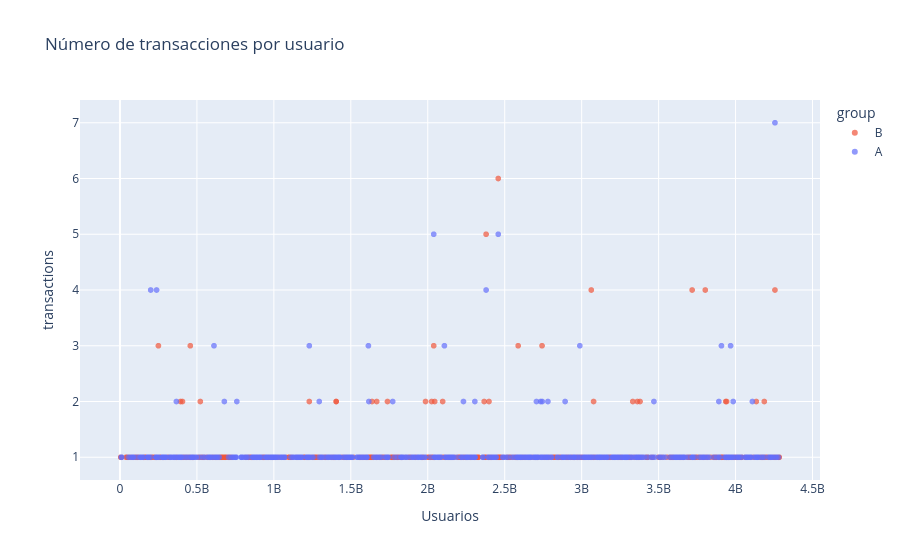

The cell this chart's notebook holds for it:
### Code cell
# Muestro un gráfico de dispersión con los pedidos que realizó cada grupo en cada día.

fig = px.scatter(
    orders_by_users, 
    x='visitorId',                # Eje X: Usuarios
    y='transactions',             # Eje Y: Cantidad de transacciones
    color='group',                 # Diferenciar por grupo A/B
    title='Número de transacciones por usuario',  
    labels={'visitorId': 'Usuarios', 'transactionId': 'Número de Transacciones'},
    opacity=0.7,                    # Transparencia de los puntos
    color_discrete_map={'A': '#636EFA', 'B': '#EF553B'}
)

# Mostrar el gráfico
fig.show()

### Figure 1 — Plotly figure (JSON) as saved in the notebook; plotly's stock layout.template omitted (floating-point values rounded to 4 significant figures; data arrays with more than 128 entries replaced by an {"elided": "..."} marker saying what was removed)
{"data": [{"hovertemplate": "group=B<br>Usuarios=%{x}<br>transactions=%{y}<extra></extra>", "legendgroup": "B", "marker": {"color": "#EF553B", "opacity": 0.7, "symbol": "circle"}, "mode": "markers", "name": "B", "showlegend": true, "type": "scattergl", "x": {"elided": "586 int values"}, "xaxis": "x", "y": {"elided": "586 int values"}, "yaxis": "y"}, {"hovertemplate": "group=A<br>Usuarios=%{x}<br>transactions=%{y}<extra></extra>", "legendgroup": "A", "marker": {"color": "#636EFA", "opacity": 0.7, "symbol": "circle"}, "mode": "markers", "name": "A", "showlegend": true, "type": "scattergl", "x": {"elided": "503 int values"}, "xaxis": "x", "y": {"elided": "503 int values"}, "yaxis": "y"}], "layout": {"legend": {"title": {"text": "group"}, "tracegroupgap": 0}, "title": {"text": "Número de transacciones por usuario"}, "xaxis": {"anchor": "y", "domain": [0, 1], "title": {"text": "Usuarios"}}, "yaxis": {"anchor": "x", "domain": [0, 1], "title": {"text": "transactions"}}}}
